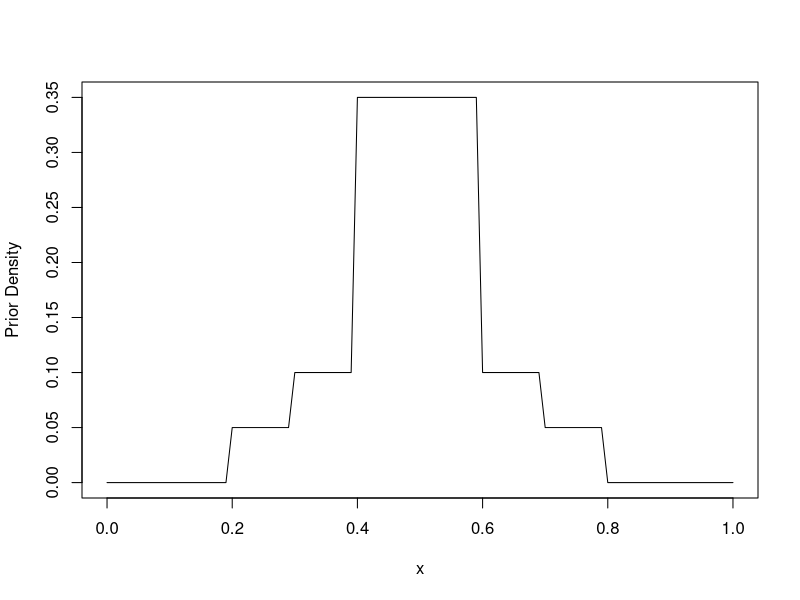
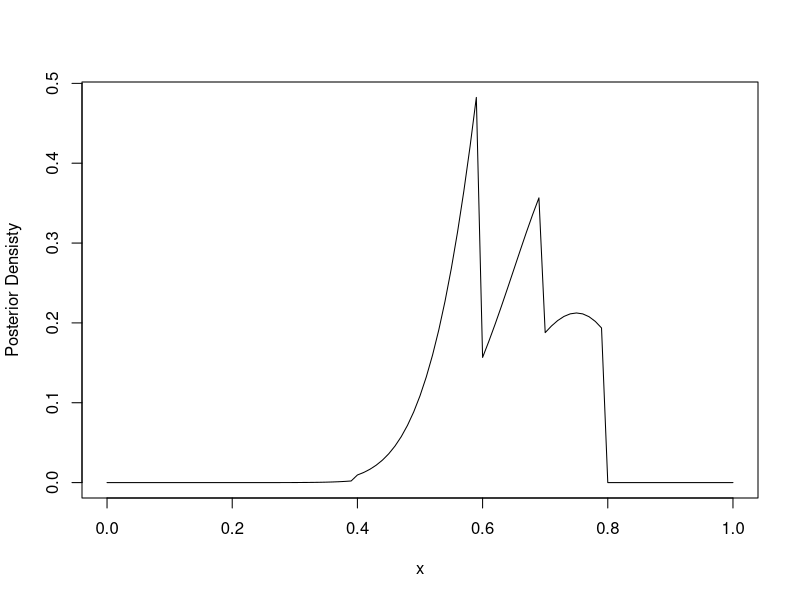
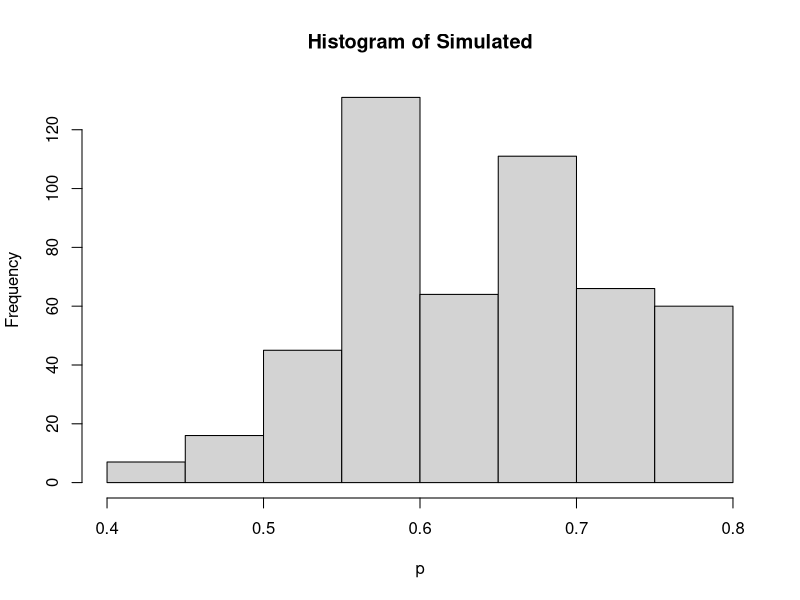
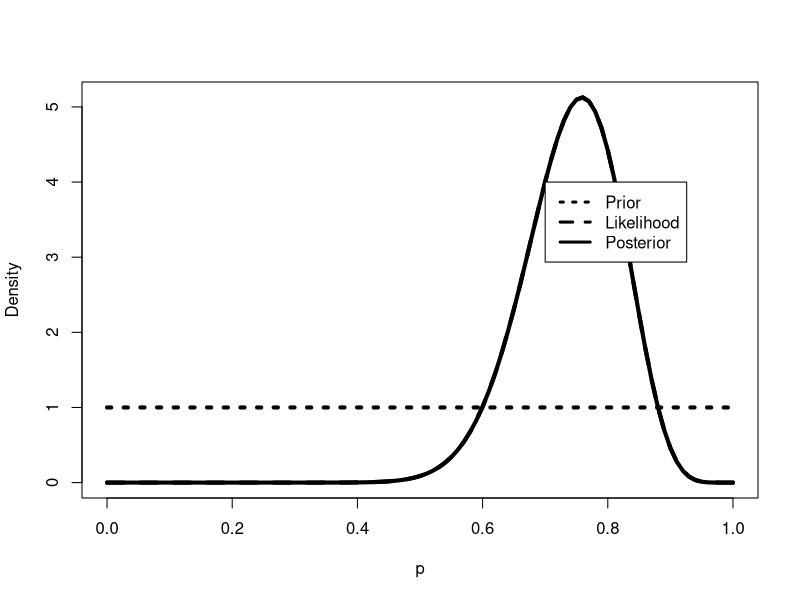
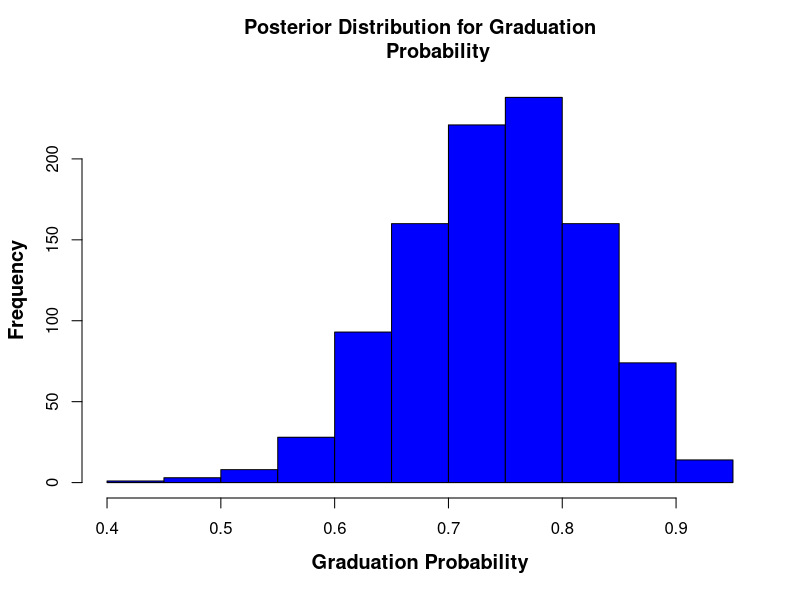
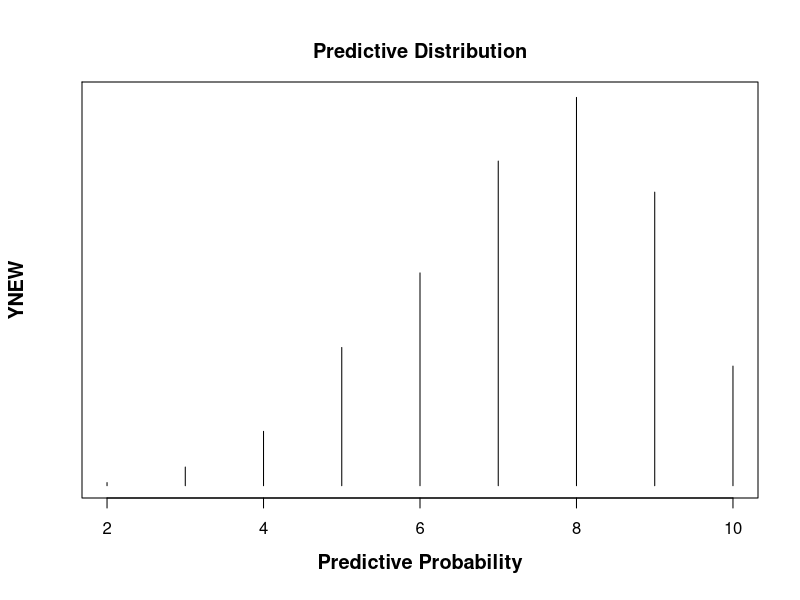

The R script that drew these images, in order:

library(LearnBayes)
library(lattice)
#2.2: Let p denote the probability that it lands heads. To estimate this probaility, we will use a histogram to model our prior beliefs about p.
#Divide the interval [0,1] into ten subintervals [0,.1],..[.9,1], and specify probabilities that p is in each interval. Next spin the penny 20 times
# and count the number of success(heads) and failures(tails). Simulate from the posterior dist. by (1) computing the posterior density of p on a grid 
#of values on (0,1) and (2) taking a simulated sample with replacement from grid. (The functions histprior and sample are helpful in this computation)
#How have the interval probablities changed on the basis of your data?

#Histogram prior setup
midp=seq(0.05,0.95, by=0.1) #Histogram prior is represented by the midpoints in the intervals.
prior=c(0,0,1,2,7,7,2,1,0,0) #Prior weights
prior = prior/sum(prior) #prior probabilites
curve(histprior(x,midp, prior), from = 0, to=1, ylab = "Prior Density") #Graph of prior

#Figure out posterior density by multipling the histogram prior by the likelihood function. 
#likelihood function for a binomial density is given by beta(s+1, f+1).
s=15 #Choose the s and f. 
f=5
curve(histprior(x,midp,prior) * dbeta(x,s+1, f+1), from = 0, to = 1, ylab = "Posterior Densisty")

#To get the simulated sample from the posterior density. 
#Construct an equally spaced grid of values of the proportion p and compute the product of the prior and likelihood.
#Then convert products on the grid to probabilities. 
p=seq(0,1,length=500)
prior=histprior(p,midp,prior)
like=dbeta(p,s+1,f+1)
post=like*prior
post=post/sum(post)
Simulated=sample(p,replace=TRUE, prob=post)
hist(Simulated, xlab='p')#The interval probablities have gotten higher in the higher intervals. Not as symmetric as the prior histogram.
#2.3: A study reported on the long-term effects of exposure to low levels of lead in childhood. Researchers analyzed children's shed
# primary teeth forlead content. Of the children whose teeth had a lead content of more than 22.22 parts per million (ppm),  22 eventually graduated from high school
# and 7 did not. . Suppose your prior density for p, the proportion of all such children who will graduate from high school, is beta(1, 1),
# and so your posterior density is beta(23,8)

#a) Use the function qbeta to find a 90% interval estimate for p
#b) Use the function pbeta to find the probability that p exceeds .6.
#c) Use the function rbeta to take a simulated sample of size 1000 from the posterior distribution of p
#d) Suppose you find ten more children who have a lead content of more than 22.22 ppm. Find the predictive probability that nine or ten of
#them will graduate from high school. (Use your simulated sample from part (c) and the rbinom function to take a simulated sample from the predictive distribution.)

# Lead Content -- 22 graduated, 7 did not
 #Prior = Beta(1, 1)
 #so
 a = 1
 b =1
 s = 22
 f = 7
 #Posterior = Beta(22+1,7+1) = Beta(23,8)
 
#Show graph of prior, likelihood and posterior (For practice)
curve(dbeta(x,a+s,b+f), from = 0, to = 1, xlab = "p", ylab = "Density", lty = 1, lwd =4) #Posterior 
curve(dbeta(x, s+1, f+1), add = T, lty = 2, lwd =4) #likelihood
curve(dbeta(x,a,b),add=TRUE,lty=3,lwd=4) #prior
legend(.7,4,c("Prior","Likelihood","Posterior"),lty=c(3,2,1),lwd=c(3,3,3))

#a) Use the function qbeta to find a 90% interval estimate for p
xx <- qbeta(c(0.05, 0.95), 23, 8)
xx #.6060526 to .8598149


#b) Use the function pbeta to find the probability that p exceeds .6.
yy <- 1.0 - pbeta(0.6,23,8) #Used cdf to get this answer. 
yy #.9564759

#c) Use the function rbeta to take a simulated sample of size 1000 from the posterior distribution of p.
#code is rbeta(1000, a +s, b +f)
sampbeta <- rbeta(1000,a+s,b+f)
hist(sampbeta,col="blue",xlab="",ylab="",main="") #Use histogram to display findings
# Main title
mtext("Posterior Distribution for Graduation
      Probability",side=3,line=1.00,cex=1.2,font=2)
# x-axis title
mtext("Graduation Probability",side=1,line=2.75,font=2,cex=1.2)
# y-axis title
mtext("Frequency",side=2,line=2.75,font=2,cex=1.2)



##d) Suppose you find ten more children who have a lead content of more than 22.22 ppm. Find the predictive probability that nine or ten of
#them will graduate from high school. (Use your simulated sample from part (c) and the rbinom function to take a simulated sample from the predictive distribution.)
# Prediction 10 more children with high lead content
ynew <- rbinom(1000,10,sampbeta)
freq <- table(ynew)
freq
ys <- as.integer(names(freq))
ys
predprob <- freq/sum(freq)
predprob
plot(ys,predprob,type="h",xlab="",ylab="",main="")
# Main title
mtext("Predictive Distribution",side=3,line=1.00,cex=1.2,font=2)
# x-axis title
mtext("Predictive Probability",side=1,line=2.75,font=2,cex=1.2)
# y-axis title
mtext("YNEW",side=2,line=2.75,font=2,cex=1.2) 

#I got: .194 +.084 for prob of 9 0r 10
.194+.084 #.278. Might be different next time since sampling and I didn't set seed


#2.5 Suppose you are interested in estimating the average total snowfall per year ?? (in inches) for a large city on the East Coast of the United States.
#Assume individual yearly snow totals y1, ..., yn are collected from a population that is assumed to be normally distributed with mean ?? and known standard deviation ?? = 10 inches

#a) Before collecting data, suppose you believe that the mean snowfall ?? can be the values 20, 30, 40, 50, 60, and 70 inches with the following probabilities:
##Table:
#?? 20 30 40 50 60 70
#g(??) .1 .15 .25 .25 .15 .1
#Place the values of ?? in the vector mu and the associated prior probabilities in the vector prior

mu <- c(20,30,40,50,60,70)
mu
prior <- c(.1,.15,.25,.25,.15,.1)
prior

#b) Suppose you observe the yearly snowfall totals 38.6, 42.4, 57.5, 40.5, 51.7, 67.1, 33.4, 60.9, 64.1, 40.1, 40.7, and 6.4 inches. Enter these data into a vector y and compute the sample mean ybar
y <- c(38.6, 42.4, 57.5, 40.5, 51.7, 67.1, 33.4, 60.9, 64.1, 40.1, 40.7, 6.4)
ybar <- mean(y)
ybar #45.2833

#c) In this problem, the likelihood function is given by: (In pdf)
#where ybar is the sample mean. Compute the likelihood on the list of values in mu and place the likelihood values in the vector like.

sigma=10
n = length(y)
like=exp(-n*(mu-ybar)^2/(2*sigma^2))
like

#d) One can compute the posterior probabilities for ?? using the formula
#post=prior*like/sum(prior*like)
#Compute the posterior probabilities of ?? for this example
post=prior*like/sum(prior*like)
post

#e) Using the function discint, find an 80% probability interval for ??
print(cbind(mu,post))
print(discint(cbind(mu,post),0.8))
#Note: asnwer is 40 50 with p = 0.9999959. Any smaller interval yields p<0.8

#2.6: Suppose you own a trucking company with a large fleet of trucks. Breakdowns occur randomly in time and the number of breakdowns during an
# interval of t days is assumed to be Poisson distributed with mean t??. The parameter ?? is the daily breakdown rate. The possible values for ?? are
#.5, 1, 1.5, 2, 2.5, and 3 with respective probabilities .1, .2, .3, .2, .15, and .05. If one observes y breakdowns, then the posterior probability of ?? is proportional to (in pdf)
#where g is the prior probability.

#a) If 12 trucks break down in a six-day period, find the posterior probabilities for the different rate values.
#b) Find the probability that there are no breakdowns during the next week. Hint: If the rate is ??, the conditional probability of no breakdowns
#during a seven-day period is given by exp{???7??}. One can compute this predictive probability by multiplying a list of conditional
#probabilities by the posterior probabilities of ?? and finding the sum of the products.

#a) 
lam = c(.5, 1, 1.5, 2, 2.5,3)
prior = c(.1, .2, .3, .2, .15, .05)
y = 12
t = 6
mean = (t*lam)
like <- exp(-mean)*(mean^y)
post <- prior*like/sum(prior*like)
sum(post)
post



#b)Prob of no breakdowns in during next week
Nobreaks <- exp(-7*lam)
Nobreaks_prob <- Nobreaks * post
Nobreaks_prob
sum(Nobreaks_prob) #4.640932 e^-05
